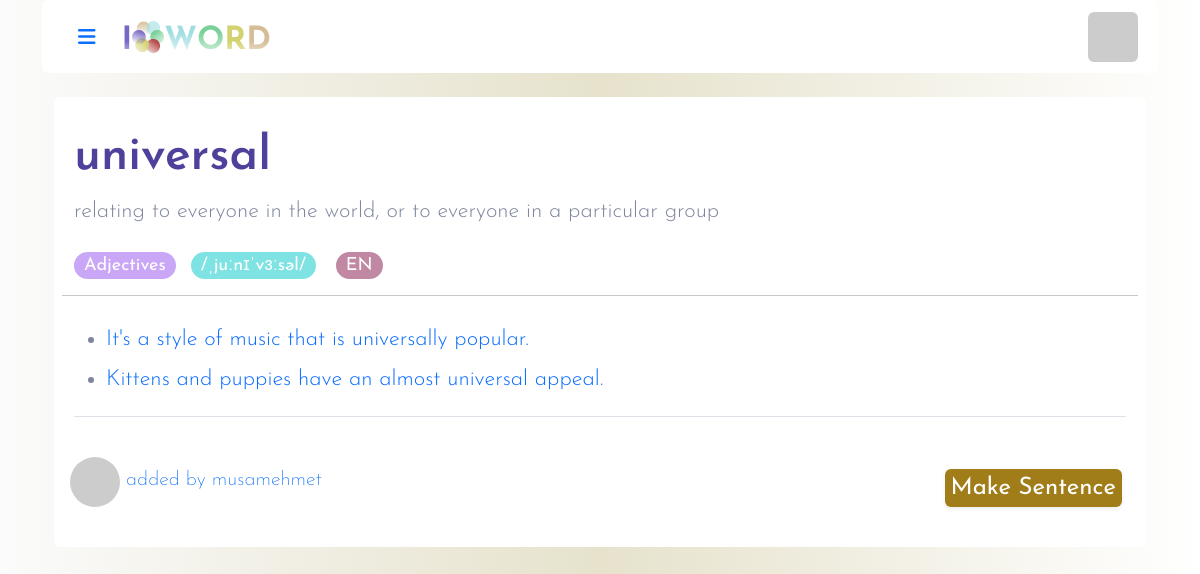
Page /word/122/ (signed in) on the committed database.
### iword/models.py (models this page shows, shortened)
class Word(models.Model):
    user = models.ForeignKey(User, on_delete=models.CASCADE, related_name='author_word')
    word = models.CharField(max_length=255, unique=True, default='')
    description = models.CharField(max_length=1024, default='')
    pronunciation = models.CharField(max_length=255, default='')
    prontype = models.CharField(max_length=255, default='')
    type = models.CharField(max_length=255, default='')
    created_at = models.DateTimeField(default=timezone.now)

class Sentence(models.Model):
    user = models.ForeignKey(User, on_delete=models.CASCADE, related_name='author_sentence')
    sentenceword = models.ForeignKey(Word, on_delete=models.CASCADE, related_name='sentence_word', null=False)
    sentence = models.CharField(max_length=2048, default='')
    created_at = models.DateTimeField(default=timezone.now)

class User(AbstractUser):
    biography = models.TextField(blank=True)
    birthday = models.DateField(null=True, blank=True)
    profileURL = models.URLField(blank=True)
    location = models.CharField(max_length=255, blank=True)
    wordscore = models.IntegerField(default=0, blank=True)
    sentencescore = models.IntegerField(default=0, blank=True)
    darkmode = models.BooleanField(default=False)

### iword/views.py (the view)
# urls.py: path('word/<int:word_id>/', views.word_detail, name='word_detail'),
def word_detail(request, word_id):
    words = Word.objects.all()
    word = get_object_or_404(Word, pk=word_id)
    sentences = Sentence.objects.filter(sentenceword=word_id).order_by('-id')[:10]
    return render(request, 'word.html', {'word': word, 'sentences': sentences, 'words':words})

### iword/templates/word.html (shortened to what this page needs)
{% extends "layout.html" %}
{% load static %}
{% block layout %}
<div class="worddetails rounded bg-white mt-4 p-2">
  <div class="worddetail-title container-fluid mt-4">
    <h1>{{ word.word }}</h1>
    <p class="worddetail-description">{{ word.description }}</p>
  </div>
  <div class="worddetail-info container-fluid mt-4">
    {% if word.type %} <div class="worddetail-type" name="wordtype">{{ word.type }}</div>{% endif %}
    {% if word.pronunciation %} <div class="worddetail-pronunciation">{{ word.pronunciation }}</div>{% endif %}
    {% if word.prontype %} <div class="worddetail-prontype" name="prontypedetail">{{ word.prontype }}</div>{% endif %}
  </div>
  <hr/>
  <div class="worddetail-examples container-fluid mt-4">
    {% if sentences %}
    <ul>
    {% for sentence in sentences %}
    <li><a class="worddetail-example" href="{% url 'sentence_detail' sentence.id %}">{{ sentence.sentence }}</a></li>
    {% endfor %}
    </ul>
    <hr/>
    {% endif %}
  </div>
  <div class="modal-footer worddetail-buttons d-flex my-4 justify-content-between align-items-end p-2">
    {% if user.is_authenticated %}
  <div class="addby"> <a href="{% url 'profile' word.user.id %}">
  <img class="rounded-circle nav-profile-pic"  style="width:50px; height:50px;" src="{{ word.user.profileURL }}"></img>
  added by {{ word.user.username }}</a></div>
  {% endif %}
    <div class="d-flex mx-2">
    {% if user.is_authenticated %}
    <button class="makesentencebutton rounded shadow-sm" data-toggle="modal" data-target="#makeSentenceModal" id="makeSentenceButton">Make Sentence</button>
    {% endif %}
    </div>
  </div>
</div>
{% endblock %}

### iword/static/styles.css (style rules this page uses)
body { margin: 0; padding: 0; font-family: 'Josefin Sans', sans-serif; background: linear-gradient(90deg, rgba(251, 251, 251, 1) 0%, rgba(230, 226, 204, 1) 50%, rgba(255, 255, 255, 1) 100%); }
a { text-decoration: none; }
.addby { font-size: 20px; font-weight: 200; }
.worddetail-title h1 { font-size: 48px; font-weight: 600; color: #4e419b; }
.worddetail-description { font-size: 22px; font-weight: 300; color: #7e869e; }
.worddetail-info { display: flex; }
.worddetail-type { background-color: #caa6f6; border-radius: 30px; padding: 0 10px 0 10px; font-size: 18px; font-weight: 400; color: white; margin-right: 15px; align-items: center; display: flex; }
.worddetail-pronunciation { background-color: #80e3e3; border-radius: 30px; padding: 0 10px 0 10px; font-size: 18px; font-weight: 400; color: white; margin-right: 20px; align-items: center; display: flex; }
.worddetail-prontype { background-color: #af6688c5; border-radius: 30px; padding: 0 10px 0 10px; font-size: 18px; font-weight: 400; color: white; margin-right: 20px; align-items: center; display: flex; }
.worddetail-examples { color: #7e869e; font-size: 22px; font-weight: 300; line-height: 40px; }
.makesentencebutton { min-width: 100px; border: none; background-color: #a17d19; margin-top: 20px; display: block; color: white; font-size: 24px; font-weight: 400; }

### rows in the picture
Word: word "universal", description "relating to everyone in the world, or to everyone in a particular group", pronunciation "/ˌjuːnɪˈvɜːsəl/", user.username "musamehmet"
Sentence: sentence "It's a style of music that is universally popular."
Sentence: sentence "Kittens and puppies have an almost universal appeal."
